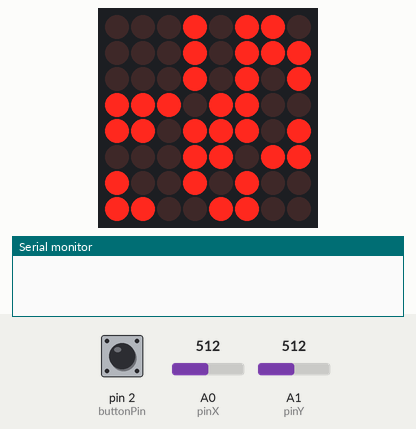
Bench run of a sketch on a simulated Arduino Uno, built with avr-gcc and run on an emulated ATmega328P. On the bench: 8×8 LED matrix, the last lines printed to the serial monitor. The test bench sets the inputs (shaded band); at power-on: pin 2 (buttonPin) HIGH, A0 (pinX) = 512, A1 (pinY) = 512. Random numbers use the default seed unless the sketch sets one.

Above: at 0.9 s.
1.3 s: pin 2 (buttonPin) pulled LOW for 0.15 s
At 1.53 s:
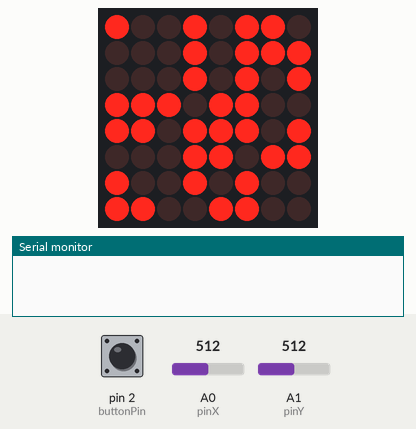
2.0 s: A0 (pinX) set to 650
At 2.75 s:
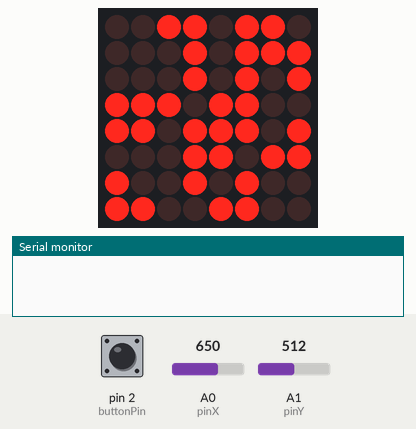
4.1 s: A1 (pinY) set to 629
7.1 s: A1 (pinY) set to 648
At 7.5 s:
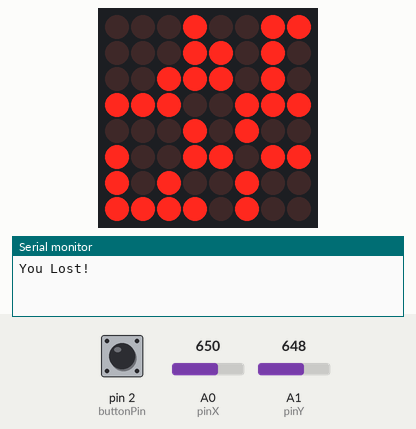
9.7 s: pin 2 (buttonPin) pulled LOW for 1 s
11.3 s: A0 (pinX) set to 630
At 12.3 s:
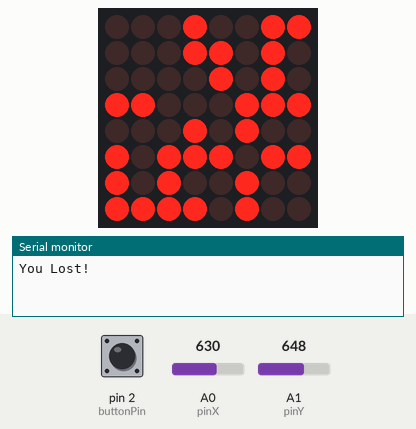

Measured:
- the behaviour switches between 640 and 641 on A1 (pinY) (found by bisection; images 2 and 3)
- the behaviour switches between 641 and 640 on A0 (pinX) (found by bisection; images 3 and 4)

The sketch:

Homework_07.ino
```cpp
#include <LedControl.h>
#include "Player.h"
#include "Bomb.h"
const byte dinPin = 12;
const byte clockPin = 11;
const byte loadPin = 10;
const byte matrixSize = 8;
LedControl lc = LedControl(dinPin, clockPin, loadPin, 1);
byte matrixBrightness = 2;

const int pinX = A0;
const int pinY = A1;
const int buttonPin = 2;

// joystick parameters
const int joystickMinThreshold = 384;
const int joystickMaxThreshold = 640;

// movement speed
unsigned long lastMoveTime = 0;
const unsigned long moveDelay = 100;

bool buttonPressed = false;
unsigned long lastButtonPressTime = 0;
unsigned long debounceDelay = 100;
volatile bool buttonTrigger = false;

bool gameLost = false;
bool gameWon = false;

// settings
int bombRadius = 3;
int playerBlinkRate = 400;
int bombBlinkRate = 150;

Player bomber = Player(&lc, 0, 0);
Bomb bombs[10];
int numBombs = 0;

bool gameMap[matrixSize][matrixSize] = {
  { 0, 0, 0, 0, 0, 0, 0, 0 },
  { 0, 0, 0, 0, 0, 0, 0, 0 },
  { 0, 0, 0, 0, 0, 0, 0, 0 },
  { 0, 0, 0, 0, 0, 0, 0, 0 },
  { 0, 0, 0, 0, 0, 0, 0, 0 },
  { 0, 0, 0, 0, 0, 0, 0, 0 },
  { 0, 0, 0, 0, 0, 0, 0, 0 },
  { 0, 0, 0, 0, 0, 0, 0, 0 },
};

const uint64_t winAnimation[] = {
  0x0008142240800000,
  0x08142a55a2408000
};

const uint64_t loseAnimation[] = {
  0x0022140814220000,
  0x22552a142a552200
};

void generateMap() {
  for (int i = 0; i < matrixSize; i++) {
    for (int j = 0; j < matrixSize; j++) {
      // wall around player
      if((i == 3 && j < 3) || i < 3 && j == 3){
        gameMap[i][j] = 1;
      }
      // wall around exit
      if((i == 5 && j > 5) || i > 5 && j == 5){
        gameMap[i][j] = 1;
      }
      // random blocks
      if ((i > 3 || j > 3) && (i < 5 || j < 5)) {
        int randNumber = random(0, 100);
        if (randNumber < 50) {
          gameMap[i][j] = 1;
        } else {
          gameMap[i][j] = 0;
        }
      }
    }
  }
}

void drawMap() {
  for (int i = 0; i < matrixSize; i++) {
    for (int j = 0; j < matrixSize; j++) {
      lc.setLed(0, i, j, gameMap[i][j]);
    }
  }
}

void displayImage(uint64_t image) {
// SOURCE: xantorohara.github.io/led-matrix-editor
  for (int i = 0; i < 8; i++) {
    byte row = (image >> i * 8) & 0xFF;
    for (int j = 0; j < 8; j++) {
      lc.setLed(0, i, j, bitRead(row, j));
    }
  }
}

void buttonPress() {
  static unsigned long interruptTime = 0;
  interruptTime = micros();

  if (interruptTime - lastButtonPressTime > debounceDelay * 1000) {
    buttonPressed = !buttonPressed;
    if (buttonPressed) {
      buttonTrigger = true;
    }
  }
  lastButtonPressTime = interruptTime;
}

void setup() {
  Serial.begin(9600);
  lc.shutdown(0, false);
  lc.setIntensity(0, matrixBrightness);
  lc.clearDisplay(0);

  pinMode(buttonPin, INPUT_PULLUP);
  attachInterrupt(digitalPinToInterrupt(buttonPin), buttonPress, CHANGE);

  randomSeed(analogRead(A5));

  generateMap();
  drawMap();
}

void loop() {
  if(!gameLost && !gameWon) {
    int xValue = analogRead(pinX);
    int yValue = analogRead(pinY);

    if (millis() - lastMoveTime > moveDelay) {
      if (xValue < joystickMinThreshold) {
        if (bomber.getX() > 0) {

          if (gameMap[bomber.getY()][bomber.getX() - 1] == 0) {
            bomber.moveLeft();
            lastMoveTime = millis();
          }
        }
      }
      if (xValue > joystickMaxThreshold) {
        if (bomber.getX() < 7) {

          if (gameMap[bomber.getY()][bomber.getX() + 1] == 0) {
            bomber.moveRight();
            lastMoveTime = millis();
          }
        }
      }
      if (yValue < joystickMinThreshold) {
        if (bomber.getY() > 0) {

          if (gameMap[bomber.getY() - 1][bomber.getX()] == 0) {
            bomber.moveUp();
            lastMoveTime = millis();
          }
        }
      }
      if (yValue > joystickMaxThreshold) {
        if (bomber.getY() < 7) {

          if (gameMap[bomber.getY() + 1][bomber.getX()] == 0) {
            bomber.moveDown();
            lastMoveTime = millis();
          }
        }
      }
    }

    if (buttonTrigger) {
      bombs[numBombs] = Bomb(&lc, bomber.getX(), bomber.getY());
      numBombs++;
      buttonTrigger = false;
    }

    // are there bombs in the queue?
    if (numBombs > 0) {
      // did the first one detonate?
      if (bombs[0].isExploded()) {
        numBombs--;
        lc.setLed(0, bombs[0].getX(), bombs[0].getY(), false);
        // for (int i = max(0, bombs[0].getY() - bombRadius); i <= min(7, bombs[0].getY() + bombRadius); i++) {
        //   for (int j = max(0, bombs[0].getX() - bombRadius); j <= min(7, bombs[0].getX() + bombRadius); j++) {
        //     gameMap[i][j] = 0;
        //     if (bomber.getX() == j && bomber.getY() == i) {
        //       gameLost = true;
        //     }
        //   }
        // }

        // north
        for(int i = max(0, bombs[0].getY() - 1); i >= max(0, bombs[0].getY() - bombRadius); i--){
          if(gameMap[i][bombs[0].getX()] == 1){
            gameMap[i][bombs[0].getX()] = 0;
            break;
          }
          if (bomber.getX() == bombs[0].getX() && bomber.getY() == i) {
            gameLost = true;
          }
        }
        // south
        for(int i = min(7, bombs[0].getY() + 1); i <= min(7, bombs[0].getY() + bombRadius); i++){
          if(gameMap[i][bombs[0].getX()] == 1){
            gameMap[i][bombs[0].getX()] = 0;
            break;
          }
          if (bomber.getX() == bombs[0].getX() && bomber.getY() == i) {
            gameLost = true;
          }
        }
        // west
        for(int i = max(0, bombs[0].getX() - 1); i >= max(0, bombs[0].getX() - bombRadius); i--){
          if(gameMap[bombs[0].getY()][i] == 1){
            gameMap[bombs[0].getY()][i] = 0;
            break;
          }
          if (bomber.getX() == i && bomber.getY() == bombs[0].getY()) {
            gameLost = true;
          }
        }
        // east
        for(int i = min(7, bombs[0].getX() + 1); i <= min(7, bombs[0].getX() + bombRadius); i++){
          if(gameMap[bombs[0].getY()][i] == 1){
            gameMap[bombs[0].getY()][i] = 0;
            break;
          }
          if (bomber.getX() == i && bomber.getY() == bombs[0].getY()) {
            gameLost = true;
          }
        }


        drawMap();
        for (int i = 0; i < numBombs; i++) {
          bombs[i] = bombs[i + 1];
        }
      }
      // draw remaining bombs
      for (int i = 0; i < numBombs; i++) {
        bombs[i].draw(bombBlinkRate);
      }
    }

    // did bomber reach the exit?
    if(bomber.getX() == 7 && bomber.getY() == 7){
      gameWon = true;
    }
    bomber.draw(playerBlinkRate);
  }


  else if (gameLost) {
    // lc.setLed(0, 1, 1, true);
    // lc.setLed(0, 2, 2, true);
    // lc.setLed(0, 3, 3, true);
    // lc.setLed(0, 4, 4, true);
    // lc.setLed(0, 5, 5, true);
    // lc.setLed(0, 5, 1, true);
    // lc.setLed(0, 4, 2, true);
    // lc.setLed(0, 2, 4, true);
    // lc.setLed(0, 1, 5, true);
    Serial.println("You Lost!");
    lc.clearDisplay(0);
    displayImage(loseAnimation[0]);
    delay(500);
    displayImage(loseAnimation[1]);
    delay(500);
    displayImage(loseAnimation[0]);
    delay(500);
    displayImage(loseAnimation[1]);
    delay(1500);

    lc.clearDisplay(0);
    bomber = Player(&lc, 0, 0);
    gameWon = false;
    gameLost = false;
    generateMap();
    drawMap();
  }


  else if(gameWon){
    // lc.setLed(0, 4, 1, true);
    // lc.setLed(0, 5, 2, true);
    // lc.setLed(0, 6, 3, true);
    // lc.setLed(0, 5, 4, true);
    // lc.setLed(0, 4, 5, true);
    // lc.setLed(0, 3, 6, true);
    // lc.setLed(0, 2, 7, true);
    Serial.println("You Won!");
    lc.clearDisplay(0);
    displayImage(winAnimation[0]);
    delay(500);
    displayImage(winAnimation[1]);
    delay(500);
    displayImage(winAnimation[0]);
    delay(500);
    displayImage(winAnimation[1]);
    delay(1500);

    lc.clearDisplay(0);
    bomber = Player(&lc, 0, 0);
    gameWon = false;
    gameLost = false;
    generateMap();
    drawMap();
  }
}
```

Bomb.h
```cpp
#ifndef Bomb_h
#define Bomb_h
#include "Arduino.h"
#include "LedControl.h"

class Bomb {
  public:
    Bomb();
    Bomb(LedControl* lc, int x = 0, int y = 0);
    void setExplodeTime(unsigned long explodeTime);
    void draw(unsigned long blinkRate);
    int getX();
    int getY();
    bool isExploded();
  private:
    int x;
    int y;
    LedControl* ledMatrix;
    unsigned long placeTime;
    unsigned long explodeTime;
};

#endif
```

Bomb.ino
```cpp
#include "Arduino.h"
#include "LedControl.h"
#include "Bomb.h"

Bomb::Bomb() {}

Bomb::Bomb(LedControl* lc, int x = 0, int y = 0) {
  this->x = x;
  this->y = y;
  ledMatrix = lc;
  placeTime = millis();
  explodeTime = 2000;
}

void Bomb::setExplodeTime(unsigned long explodeTime){
  this->explodeTime = explodeTime;
}

void Bomb::draw(unsigned long blinkRate){
  if(millis() % blinkRate < blinkRate / 2){
    ledMatrix->setLed(0, y, x, false);
  } else {
    ledMatrix->setLed(0, y, x, true);
  }
}

int Bomb::getX(){
  return x;
}

int Bomb::getY(){
  return y;
}

bool Bomb::isExploded(){
  return millis() - placeTime > explodeTime;
}
```

Player.h
```cpp
#ifndef Player_h
#define Player_h
#include "Arduino.h"
#include "LedControl.h"

class Player {
  public:
    Player(LedControl* lc, int x = 0, int y = 0);
    void moveTo(int x, int y);
    void moveUp();
    void moveDown();
    void moveLeft();
    void moveRight();
    void draw(unsigned long blinkRate);
    int getX();
    int getY();
  private:
    int x;
    int y;
    LedControl* ledMatrix;
};

#endif
```

Player.ino
```cpp
#include "Arduino.h"
#include "LedControl.h"
#include "Player.h"
Player::Player(LedControl* lc, int x = 0, int y = 0) {
	this->x = x;
  this->y = y;
  ledMatrix = lc;
}

void Player::moveTo(int x, int y){
  this->x = x;
  this->y = y;
}

void Player::moveUp(){
  if (y > 0) {
    ledMatrix->setLed(0, y, x, false);
    y--;
    ledMatrix->setLed(0, y, x, true);
  }
}

void Player::moveDown(){
  if (y < 7) {
    ledMatrix->setLed(0, y, x, false);
    y++;
    ledMatrix->setLed(0, y, x, true);
  }
}

void Player::moveLeft(){
  if (x > 0) {
    ledMatrix->setLed(0, y, x, false);
    x--;
    ledMatrix->setLed(0, y, x, true);
  }
}

void Player::moveRight(){
  if (x < 7) {
    ledMatrix->setLed(0, y, x, false);
    x++;
    ledMatrix->setLed(0, y, x, true);
  }
}

void Player::draw(unsigned long blinkRate){
  if(millis() % blinkRate < blinkRate / 2){
    ledMatrix->setLed(0, y, x, false);
  } else {
    ledMatrix->setLed(0, y, x, true);
  }
}

int Player::getX(){
  return x;
}

int Player::getY(){
  return y;
}
```
